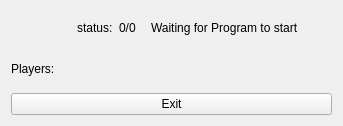
<?xml version="1.0" encoding="UTF-8"?>
<ui version="4.0">
 <class>Ranking</class>
 <widget class="QWidget" name="Ranking">
  <property name="geometry">
   <rect>
    <x>0</x>
    <y>0</y>
    <width>343</width>
    <height>126</height>
   </rect>
  </property>
  <property name="windowTitle">
   <string>Ranking</string>
  </property>
  <layout class="QGridLayout" name="gridLayout">
   <item row="1" column="0" rowspan="2" colspan="6">
    <layout class="QVBoxLayout" name="verticalLayout">
     <item>
      <layout class="QHBoxLayout" name="horizontalLayout">
       <item>
        <widget class="QLabel" name="label_2">
         <property name="text">
          <string>Players:</string>
         </property>
        </widget>
       </item>
       <item>
        <widget class="QLabel" name="plrlst">
         <property name="text">
          <string/>
         </property>
        </widget>
       </item>
       <item>
        <spacer name="horizontalSpacer">
         <property name="orientation">
          <enum>Qt::Horizontal</enum>
         </property>
         <property name="sizeHint" stdset="0">
          <size>
           <width>40</width>
           <height>20</height>
          </size>
         </property>
        </spacer>
       </item>
      </layout>
     </item>
     <item>
      <widget class="QPushButton" name="exit">
       <property name="text">
        <string>Exit</string>
       </property>
      </widget>
     </item>
    </layout>
   </item>
   <item row="0" column="2">
    <widget class="QLabel" name="label">
     <property name="font">
      <font>
       <family>Arial</family>
       <pointsize>9</pointsize>
       <weight>50</weight>
       <italic>false</italic>
       <bold>false</bold>
      </font>
     </property>
     <property name="text">
      <string>status:</string>
     </property>
    </widget>
   </item>
   <item row="0" column="4">
    <widget class="QLabel" name="status">
     <property name="text">
      <string>Waiting for Program to start</string>
     </property>
    </widget>
   </item>
   <item row="0" column="3">
    <widget class="QLabel" name="nbs">
     <property name="text">
      <string>0/0</string>
     </property>
    </widget>
   </item>
  </layout>
 </widget>
 <resources/>
 <connections/>
</ui>
